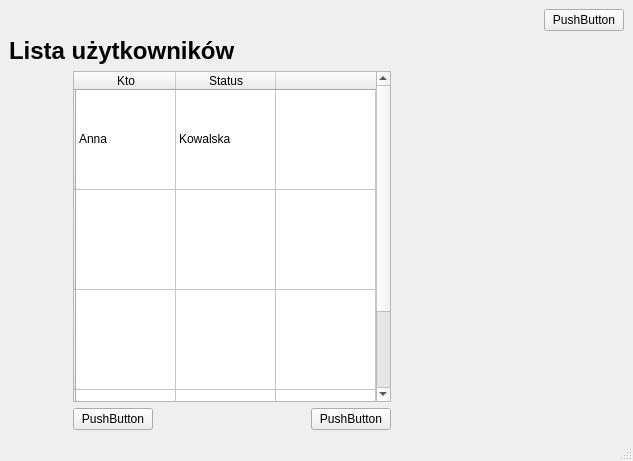
<?xml version="1.0" encoding="UTF-8"?>
<ui version="4.0">
 <class>MainWindow</class>
 <widget class="QMainWindow" name="MainWindow">
  <property name="geometry">
   <rect>
    <x>0</x>
    <y>0</y>
    <width>633</width>
    <height>461</height>
   </rect>
  </property>
  <property name="windowTitle">
   <string>MainWindow</string>
  </property>
  <property name="windowOpacity">
   <double>-1.000000000000000</double>
  </property>
  <property name="styleSheet">
   <string notr="true">&quot;&quot;&quot;
        .QWidget {
            border: 20px solid black;
            border-radius: 10px;
            background-color: rgb(255, 255, 255);
            }
        &quot;&quot;&quot;</string>
  </property>
  <widget class="QWidget" name="centralwidget">
   <layout class="QVBoxLayout" name="verticalLayout_4">
    <item>
     <layout class="QVBoxLayout" name="verticalLayout_3">
      <item>
       <layout class="QHBoxLayout" name="horizontalLayout_2">
        <item>
         <spacer name="horizontalSpacer_2">
          <property name="orientation">
           <enum>Qt::Horizontal</enum>
          </property>
          <property name="sizeHint" stdset="0">
           <size>
            <width>40</width>
            <height>20</height>
           </size>
          </property>
         </spacer>
        </item>
        <item>
         <widget class="QPushButton" name="pushButton_3">
          <property name="text">
           <string>PushButton</string>
          </property>
         </widget>
        </item>
       </layout>
      </item>
      <item>
       <widget class="QLabel" name="label">
        <property name="text">
         <string>&lt;html&gt;&lt;head/&gt;&lt;body&gt;&lt;p&gt;&lt;span style=&quot; font-size:18pt; font-weight:600;&quot;&gt;Lista użytkowników&lt;/span&gt;&lt;/p&gt;&lt;/body&gt;&lt;/html&gt;</string>
        </property>
       </widget>
      </item>
     </layout>
    </item>
    <item>
     <layout class="QHBoxLayout" name="horizontalLayout_3">
      <item>
       <spacer name="horizontalSpacer_3">
        <property name="orientation">
         <enum>Qt::Horizontal</enum>
        </property>
        <property name="sizeHint" stdset="0">
         <size>
          <width>40</width>
          <height>20</height>
         </size>
        </property>
       </spacer>
      </item>
      <item>
       <layout class="QVBoxLayout" name="verticalLayout">
        <item>
         <widget class="QTableWidget" name="tableWidget">
          <property name="minimumSize">
           <size>
            <width>0</width>
            <height>0</height>
           </size>
          </property>
          <property name="maximumSize">
           <size>
            <width>16777215</width>
            <height>16777215</height>
           </size>
          </property>
          <property name="baseSize">
           <size>
            <width>300</width>
            <height>100</height>
           </size>
          </property>
          <property name="autoFillBackground">
           <bool>false</bool>
          </property>
          <property name="midLineWidth">
           <number>1</number>
          </property>
          <property name="sizeAdjustPolicy">
           <enum>QAbstractScrollArea::AdjustToContentsOnFirstShow</enum>
          </property>
          <property name="autoScroll">
           <bool>false</bool>
          </property>
          <property name="iconSize">
           <size>
            <width>20</width>
            <height>20</height>
           </size>
          </property>
          <property name="textElideMode">
           <enum>Qt::ElideMiddle</enum>
          </property>
          <attribute name="horizontalHeaderCascadingSectionResizes">
           <bool>true</bool>
          </attribute>
          <attribute name="horizontalHeaderDefaultSectionSize">
           <number>100</number>
          </attribute>
          <attribute name="verticalHeaderMinimumSectionSize">
           <number>100</number>
          </attribute>
          <row>
           <property name="text">
            <string/>
           </property>
           <property name="textAlignment">
            <set>AlignCenter</set>
           </property>
          </row>
          <row>
           <property name="text">
            <string/>
           </property>
           <property name="textAlignment">
            <set>AlignCenter</set>
           </property>
          </row>
          <row>
           <property name="text">
            <string/>
           </property>
           <property name="textAlignment">
            <set>AlignCenter</set>
           </property>
          </row>
          <row>
           <property name="text">
            <string/>
           </property>
           <property name="textAlignment">
            <set>AlignCenter</set>
           </property>
          </row>
          <column>
           <property name="text">
            <string>Kto</string>
           </property>
          </column>
          <column>
           <property name="text">
            <string>Status</string>
           </property>
          </column>
          <column>
           <property name="text">
            <string/>
           </property>
          </column>
          <item row="0" column="0">
           <property name="text">
            <string>Anna</string>
           </property>
          </item>
          <item row="0" column="1">
           <property name="text">
            <string>Kowalska</string>
           </property>
          </item>
          <item row="0" column="2">
           <property name="text">
            <string/>
           </property>
           <property name="icon">
            <iconset>
             <activeoff>../../../.designer/backup/icons/111317-essential-ui/svg/close-cross.svg</activeoff>
             <activeon>../../../.designer/backup/icons/111317-essential-ui/png/check-mark.png</activeon>
            </iconset>
           </property>
          </item>
          <item row="1" column="2">
           <property name="text">
            <string/>
           </property>
          </item>
         </widget>
        </item>
        <item>
         <layout class="QHBoxLayout" name="horizontalLayout">
          <item>
           <widget class="QPushButton" name="pushButton">
            <property name="text">
             <string>PushButton</string>
            </property>
           </widget>
          </item>
          <item>
           <spacer name="horizontalSpacer">
            <property name="orientation">
             <enum>Qt::Horizontal</enum>
            </property>
            <property name="sizeHint" stdset="0">
             <size>
              <width>40</width>
              <height>20</height>
             </size>
            </property>
           </spacer>
          </item>
          <item>
           <widget class="QPushButton" name="pushButton_2">
            <property name="text">
             <string>PushButton</string>
            </property>
           </widget>
          </item>
         </layout>
        </item>
       </layout>
      </item>
      <item>
       <layout class="QVBoxLayout" name="verticalLayout_2">
        <item>
         <widget class="QLabel" name="label_2">
          <property name="minimumSize">
           <size>
            <width>100</width>
            <height>100</height>
           </size>
          </property>
          <property name="midLineWidth">
           <number>-1</number>
          </property>
          <property name="text">
           <string/>
          </property>
          <property name="pixmap">
           <pixmap>../../../.designer/backup/icons/111317-essential-ui/svg/edit-profile.svg</pixmap>
          </property>
          <property name="scaledContents">
           <bool>true</bool>
          </property>
          <property name="alignment">
           <set>Qt::AlignCenter</set>
          </property>
          <property name="margin">
           <number>3</number>
          </property>
          <property name="indent">
           <number>0</number>
          </property>
         </widget>
        </item>
        <item>
         <spacer name="verticalSpacer">
          <property name="orientation">
           <enum>Qt::Vertical</enum>
          </property>
          <property name="sizeHint" stdset="0">
           <size>
            <width>20</width>
            <height>40</height>
           </size>
          </property>
         </spacer>
        </item>
       </layout>
      </item>
      <item>
       <spacer name="horizontalSpacer_5">
        <property name="orientation">
         <enum>Qt::Horizontal</enum>
        </property>
        <property name="sizeHint" stdset="0">
         <size>
          <width>40</width>
          <height>20</height>
         </size>
        </property>
       </spacer>
      </item>
      <item>
       <spacer name="horizontalSpacer_4">
        <property name="orientation">
         <enum>Qt::Horizontal</enum>
        </property>
        <property name="sizeHint" stdset="0">
         <size>
          <width>40</width>
          <height>20</height>
         </size>
        </property>
       </spacer>
      </item>
     </layout>
    </item>
   </layout>
  </widget>
  <widget class="QMenuBar" name="menubar">
   <property name="geometry">
    <rect>
     <x>0</x>
     <y>0</y>
     <width>633</width>
     <height>30</height>
    </rect>
   </property>
  </widget>
  <widget class="QStatusBar" name="statusbar"/>
 </widget>
 <resources/>
 <connections/>
</ui>
